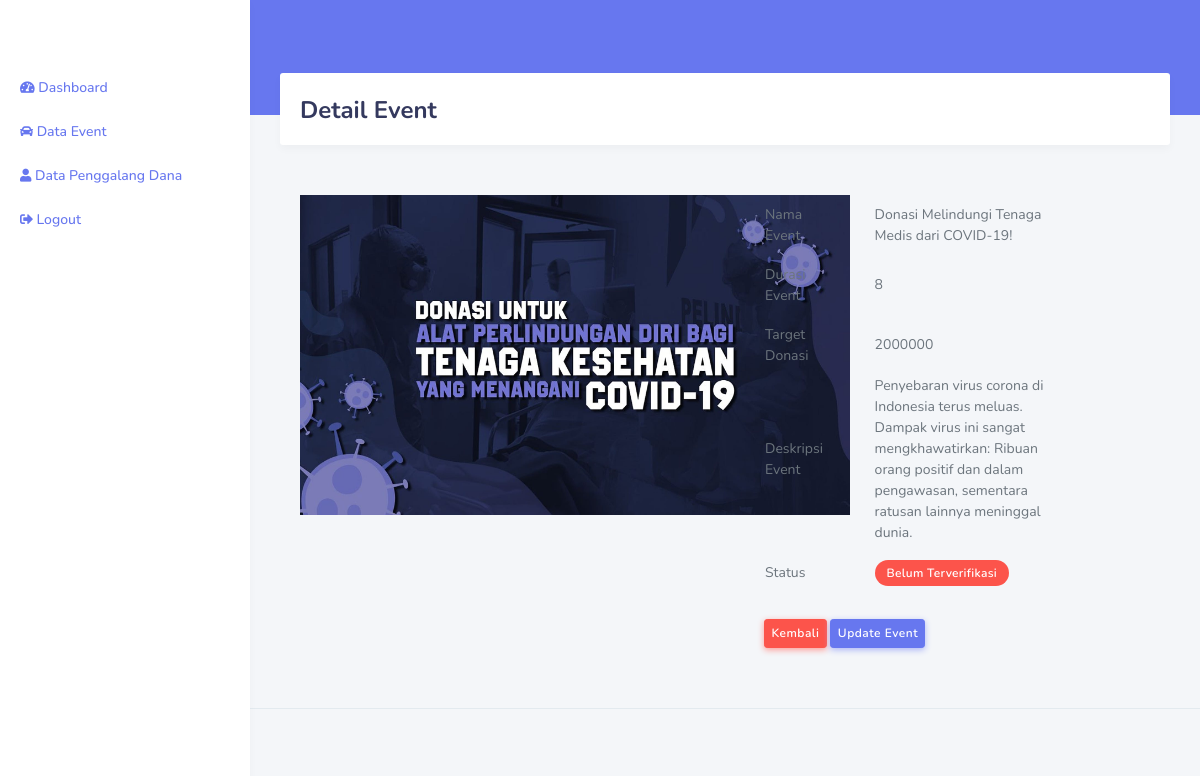
The app's page /admin/dataevent/detail_event/14 with its own data.
### tables this page shows
CREATE TABLE `event` (
  `id_event` int(11) NOT NULL,
  `id_pd` varchar(255) NOT NULL,
  `nama_lengkap` varchar(255) NOT NULL,
  `foto_ktp` varchar(255) NOT NULL,
  `namaEvent` varchar(255) NOT NULL,
  `durasiEvent` varchar(255) NOT NULL,
  `targetDonasi` varchar(255) NOT NULL,
  `deskripsiEvent` varchar(255) NOT NULL,
  `buktiEvent` varchar(255) NOT NULL,
  `status` varchar(255) NOT NULL
);

### application/controllers/admin/dataevent.php (called while the page is built, shortened)
<?php
Class Dataevent extends CI_Controller{
	public function __construct()
    {
        $this->load->model('wecan_model');
        $this->load->library('form_validation');
        $this->load->helper(array('form', 'url'));
    }
	public function detail_event($id)
	{
		$data['detail'] = $this->wecan_model->ambil_id_event($id);
		$this->load->view('template_admin/header');
		$this->load->view('template_admin/sidebar');
		$this->load->view('admin/detail_event',$data);
		$this->load->view('template_admin/footer');
	}
}
?>

### index.php (called while the page is built, shortened)
<?php
require_once BASEPATH.'core/CodeIgniter.php';

### application/models/wecan_model.php (called while the page is built, shortened)
<?php
class Wecan_model extends CI_model{
	public function ambil_id_event($id){
		$hasil = $this->db->where('id_event', $id)->get('event');
		if($hasil->num_rows() > 0){
			return $hasil->result();
		} else {
			return false;
		}
	}
}
 ?>

### application/views/admin/detail_event.php (the view)
<div class="main-content">
        <section class="section">
          <div class="section-header">
            <h1>Detail Event</h1>
          </div>
         </section>
         <?php foreach($detail as $dt):  ?>
         	<div class="car">
         		<div class="card-body">
         			<div class="row">
         				<div class="col-md-6">
         					<img src="<?php  echo base_url().'assets/upload/'.$dt->buktiEvent ?>" width="550 px" height="320px">
         				</div>
         				<div class="col-md-5">
         					<table class="table">
         						<tr>
         							<td>Nama Event</td>
         							<td><?php echo $dt->namaEvent ?></td>
         						</tr>
         						<tr>
         							<td>Durasi Event</td>
         							<td><?php echo $dt->durasiEvent ?></td>
         						</tr>
         						<tr>
         							<td>Target Donasi</td>
         							<td><?php echo $dt->targetDonasi ?></td>
         						</tr>
         						<tr>
         							<td>Deskripsi Event</td>
         							<td><?php echo $dt->deskripsiEvent ?></td>
         						</tr>
         						<tr>
         							<td>Status</td>
         							<td>
         								<?php
         									if($dt->status == "0"){
												 echo "<span class='badge badge-danger'>Belum Terverifikasi</span>";
											} else {
												echo "<span class='badge badge-success'>Terverifikasi</span>";
         									}
         								  ?>
         							</td>
         						</tr>
         					</table>
         					<a class="btn btn-sm btn-danger ml-4" href="<?php echo base_url('admin/dataevent') ?>">Kembali</a>
         					<a class="btn btn-sm btn-primary" href="<?php echo base_url('admin/dataevent/update_event/'.$dt->id_event) ?>">Update Event</a>
         				</div>
         			</div>
         		</div>
         	</div>
         <?php endforeach; ?>
</div>

### records on screen
event: buktiEvent (picture), namaEvent "Donasi Melindungi Tenaga Medis dari COVID-19!", durasiEvent "8", targetDonasi "2000000", deskripsiEvent "Penyebaran virus corona di Indonesia terus meluas. Dampak virus ini sangat mengkhawatirkan: Ribuan orang positif dan dalam pengawasan, sementara ratusan lainnya meninggal dunia.", status "Belum Terverifikasi"
